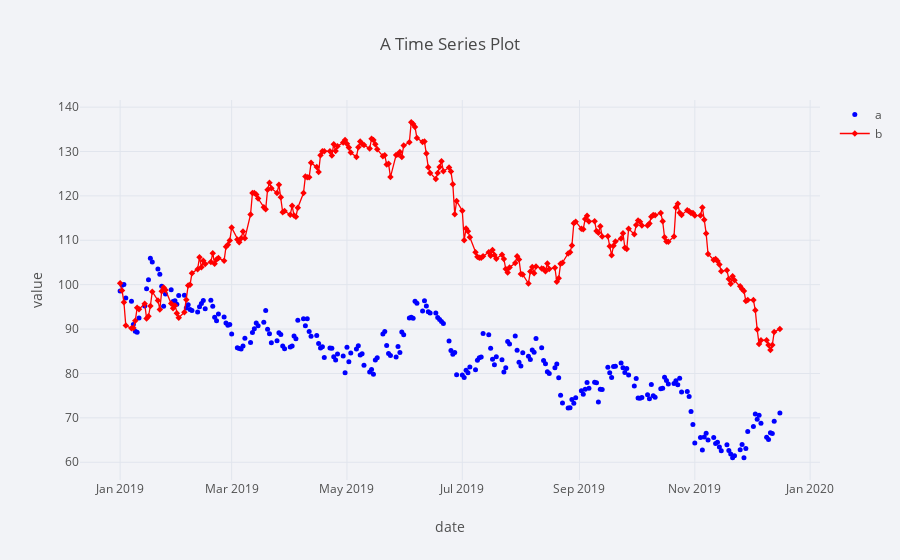

This figure's notebook cell:
### Code cell
plyo.iplot(
       df[['a','b']].iplot(asFigure=True,
                              theme='polar', #Selects a theme (plotting style) for the plot.
                              title='A Time Series Plot',
                              xTitle='date',
                              yTitle='value',
                              mode={'a':'markers', 'b':'lines+markers'}, #Defines the plotting mode (line, marker, etc.) by column.
                             symbol={'a':'circle', 'b':'diamond'}, #Defines the symbols to be used as markers by column.
                             size=5,
                            colors={'a':'blue', 'b':'red'},
                           ),
      # image='png',
      filename='ply_02'
)

### Figure 1 — Plotly figure (JSON) as saved in the notebook; plotly's stock layout.template omitted (floating-point values rounded to 4 significant figures; data arrays with more than 128 entries replaced by an {"elided": "..."} marker saying what was removed)
{"data": [{"line": {"color": "blue", "dash": "solid", "shape": "linear", "width": 1.3}, "marker": {"size": 5, "symbol": "circle"}, "mode": "markers", "name": "a", "text": "", "type": "scatter", "uid": "8e931572-41c9-4f12-99f8-abd70f12362a", "x": {"elided": "250 str values"}, "y": {"elided": "250 float values"}}, {"line": {"color": "red", "dash": "solid", "shape": "linear", "width": 1.3}, "marker": {"size": 5, "symbol": "diamond"}, "mode": "lines+markers", "name": "b", "text": "", "type": "scatter", "uid": "869b1b75-7550-424b-ac8a-9f2e7ea3f899", "x": {"elided": "250 str values"}, "y": {"elided": "250 float values"}}], "layout": {"legend": {"bgcolor": "#F2F3F7", "font": {"color": "#505050"}}, "paper_bgcolor": "#F2F3F7", "plot_bgcolor": "#F2F3F7", "title": {"font": {"color": "#484848"}, "text": "A Time Series Plot"}, "xaxis": {"gridcolor": "#E1E5ED", "showgrid": true, "tickfont": {"color": "#505050"}, "title": {"font": {"color": "#505050"}, "text": "date"}, "zerolinecolor": "#E1E5ED"}, "yaxis": {"gridcolor": "#E1E5ED", "showgrid": true, "tickfont": {"color": "#505050"}, "title": {"font": {"color": "#505050"}, "text": "value"}, "zerolinecolor": "#E1E5ED"}}}
